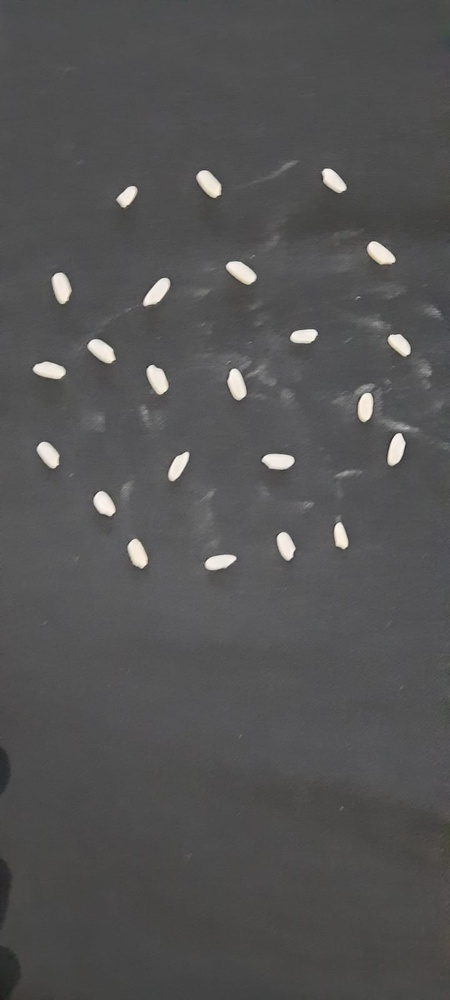
#> input picture odev3/pirincc.jpg, 450 x 1000 px, shrunk from 720 x 1600 before the run, found by its file name
$ python odev3.py
#> lines starting #> are read from the running program, lines starting #| are printed output that depends on the picture; after the words box and inside, x2 and y2 are one past the last pixel; in counts of white or black regions, pixels touching at a corner belong together
import cv2
import numpy as np

image = cv2.imread("odev3/pirincc.jpg")
#> image is the input picture: shape (1000, 450, 3); mean B, G, R 83.3, 83.3, 83.7

gray_image = cv2.cvtColor(image, cv2.COLOR_BGR2GRAY)

_, thresholded_image = cv2.threshold(gray_image, 150, 255, cv2.THRESH_BINARY)
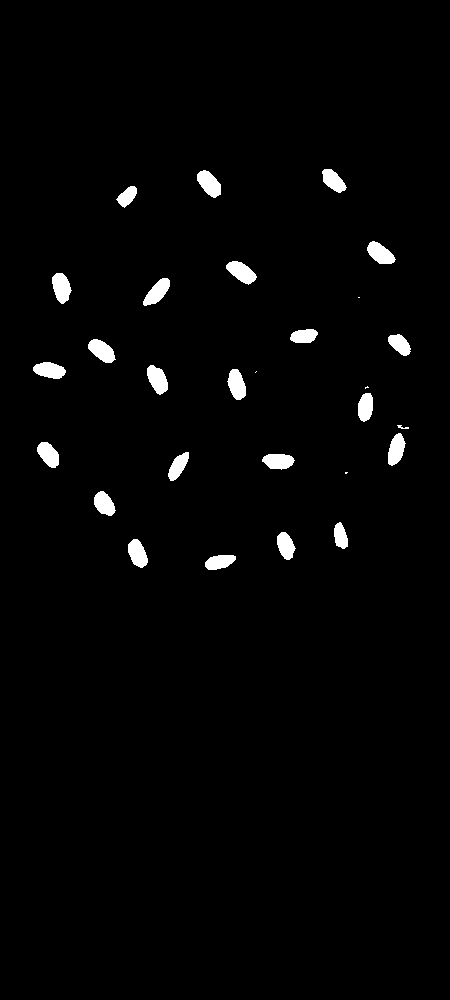
#> thresholded_image: shape (1000, 450); 1.9% white; 28 white regions (4 under 20 px), largest, box (x1, y1, x2, y2) and area: (226, 261, 257, 285) 432, (197, 170, 221, 198) 430, (52, 273, 72, 304) 427

kernel = np.ones((5, 5), np.uint8)

erosion = cv2.erode(thresholded_image, kernel, iterations=1)
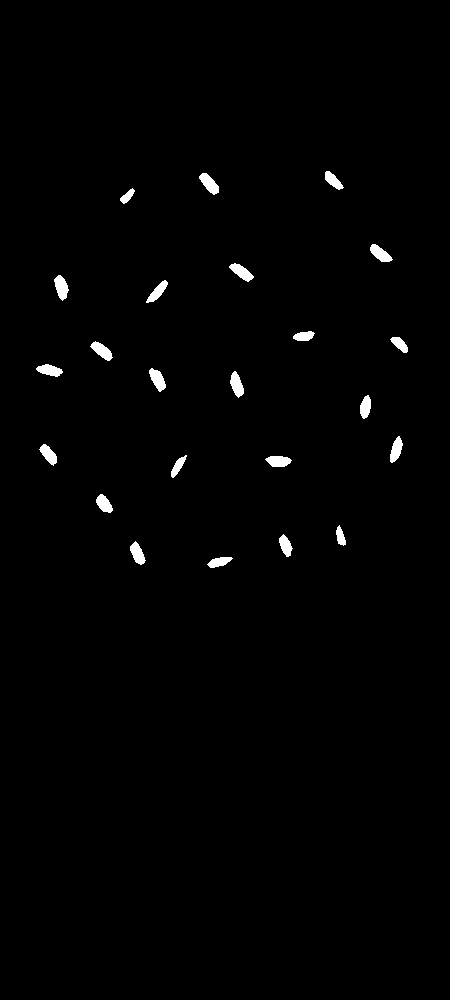
#> erosion: shape (1000, 450); 1% white; 23 white regions, largest, box (x1, y1, x2, y2) and area: (54, 275, 69, 301) 243, (199, 173, 219, 195) 240, (149, 368, 166, 392) 235

dilation = cv2.dilate(erosion, kernel, iterations=1)
#> dilation: shape (1000, 450); 1.9% white; 23 white regions, largest, box (x1, y1, x2, y2) and area: (227, 261, 256, 284) 425, (197, 171, 221, 197) 424, (52, 273, 71, 303) 423

_, labels, stats, centroids = cv2.connectedComponentsWithStats(dilation)
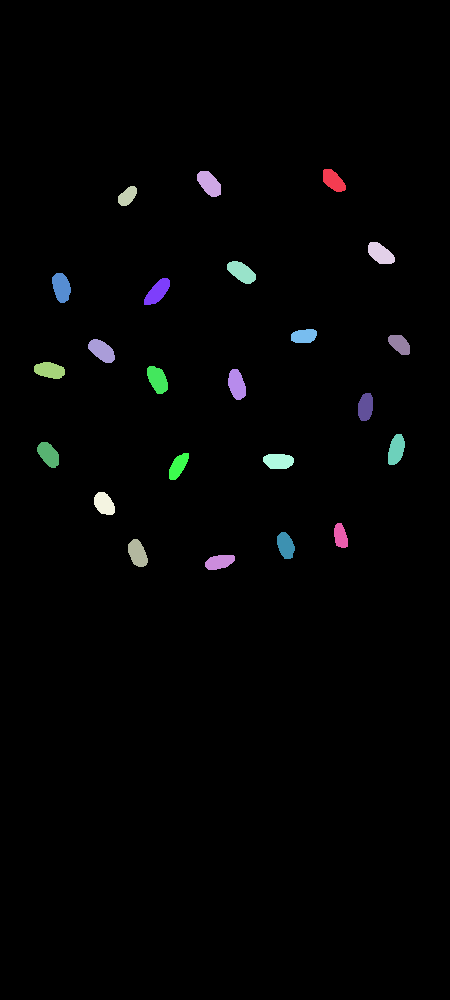
#> labels: shape (1000, 450) int32; 24 distinct labels, from 0 to 23; one colour per label, 0 black
#> stats = 24 rows, first 6: [0, 0, 450, 1000, 441478], [323, 169, 23, 23, 353], [197, 171, 24, 26, 424], [118, 186, 19, 20, 255], [368, 242, 27, 22, 409], [227, 261, 29, 23, 425]; centroids = 24 rows, first 8: [224.6, 501.8], [333.1, 180.3], [208.9, 183.2], [127.1, 195.7], [380.1, 253.2], [241.2, 271.7], [60.99, 287], [157.1, 291.5]

rice_count = len(stats) - 1
#> rice_count = 23
print(f"Pirinç Sayısı: {rice_count}")
#| Pirinç Sayısı: 23

# Görüntüleri göster
cv2.imshow("Original Image", image)
cv2.imshow("Thresholded Image", thresholded_image)

cv2.waitKey(0)
cv2.destroyAllWindows()
